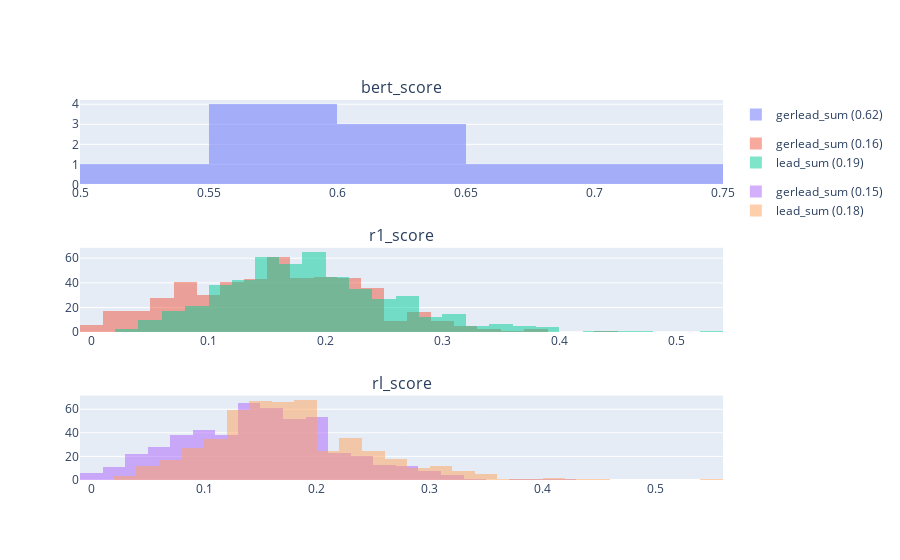

Notebook code for this chart:
### Code cell
bench.plot()

### Figure 1 — Plotly figure (JSON) as saved in the notebook; plotly's stock layout.template omitted (floating-point values rounded to 4 significant figures; data arrays with more than 128 entries replaced by an {"elided": "..."} marker saying what was removed)
{"data": [{"cumulative": {"enabled": false}, "legendgroup": "bert_score", "name": "gerlead_sum (0.62)", "opacity": 0.5, "type": "histogram", "x": [0.593, 0.5761, 0.6162, 0.6776, 0.5972, 0.6192, 0.6393, 0.7482, 0.5254, 0.5885], "xaxis": "x", "yaxis": "y"}, {"cumulative": {"enabled": false}, "legendgroup": "r1_score", "name": "gerlead_sum (0.16)", "opacity": 0.5, "type": "histogram", "x": {"elided": "500 float values"}, "xaxis": "x2", "yaxis": "y2"}, {"cumulative": {"enabled": false}, "legendgroup": "r1_score", "name": "lead_sum (0.19)", "opacity": 0.5, "type": "histogram", "x": {"elided": "500 float values"}, "xaxis": "x2", "yaxis": "y2"}, {"cumulative": {"enabled": false}, "legendgroup": "rl_score", "name": "gerlead_sum (0.15)", "opacity": 0.5, "type": "histogram", "x": {"elided": "500 float values"}, "xaxis": "x3", "yaxis": "y3"}, {"cumulative": {"enabled": false}, "legendgroup": "rl_score", "name": "lead_sum (0.18)", "opacity": 0.5, "type": "histogram", "x": {"elided": "500 float values"}, "xaxis": "x3", "yaxis": "y3"}], "layout": {"annotations": [{"font": {"size": 16}, "showarrow": false, "text": "bert_score", "x": 0.5, "xanchor": "center", "xref": "paper", "y": 1, "yanchor": "bottom", "yref": "paper"}, {"font": {"size": 16}, "showarrow": false, "text": "r1_score", "x": 0.5, "xanchor": "center", "xref": "paper", "y": 0.6111, "yanchor": "bottom", "yref": "paper"}, {"font": {"size": 16}, "showarrow": false, "text": "rl_score", "x": 0.5, "xanchor": "center", "xref": "paper", "y": 0.2222, "yanchor": "bottom", "yref": "paper"}], "barmode": "overlay", "xaxis": {"anchor": "y", "domain": [0, 1]}, "xaxis2": {"anchor": "y2", "domain": [0, 1]}, "xaxis3": {"anchor": "y3", "domain": [0, 1]}, "yaxis": {"anchor": "x", "domain": [0.7778, 1]}, "yaxis2": {"anchor": "x2", "domain": [0.3889, 0.6111]}, "yaxis3": {"anchor": "x3", "domain": [0, 0.2222]}}}
